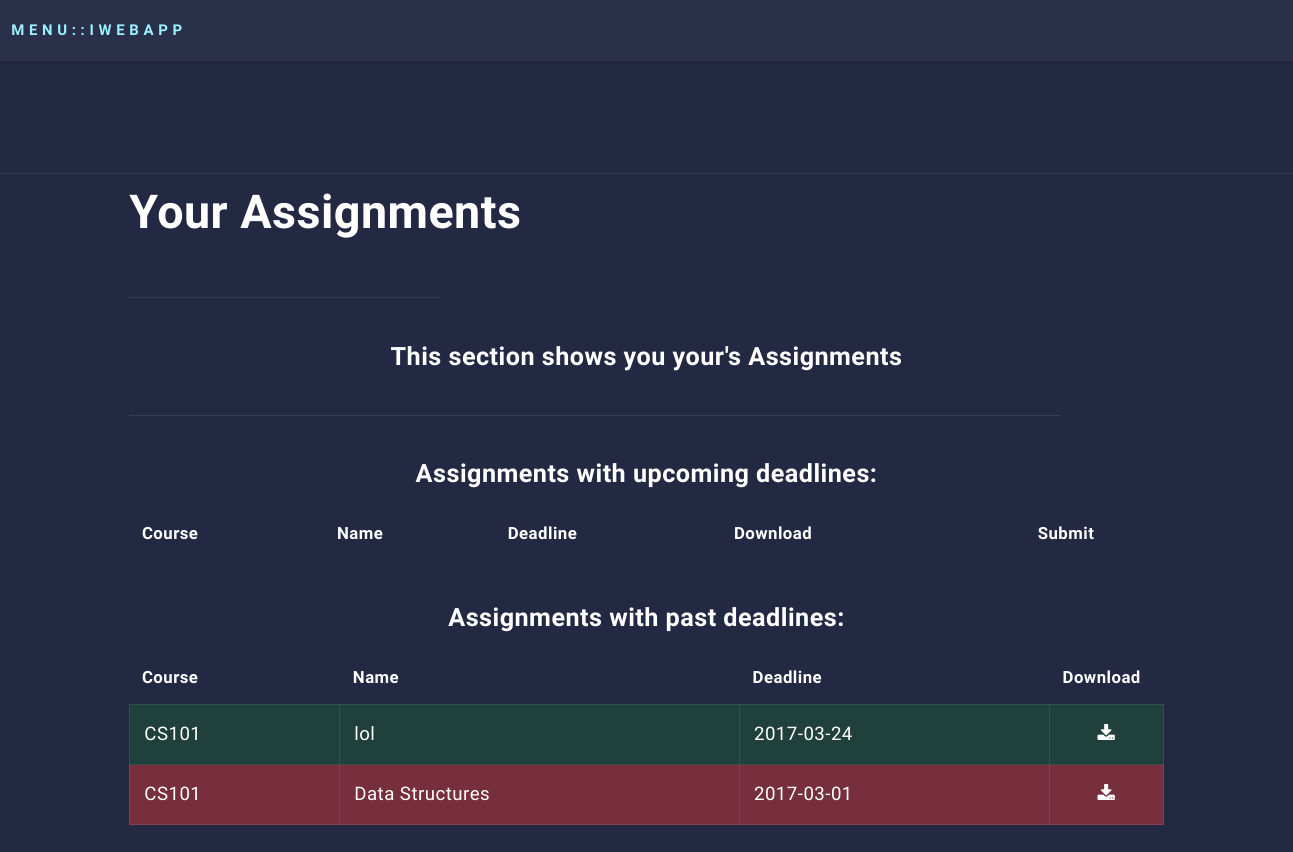
Before: /render/assignments.php (signed in) with the older database file.
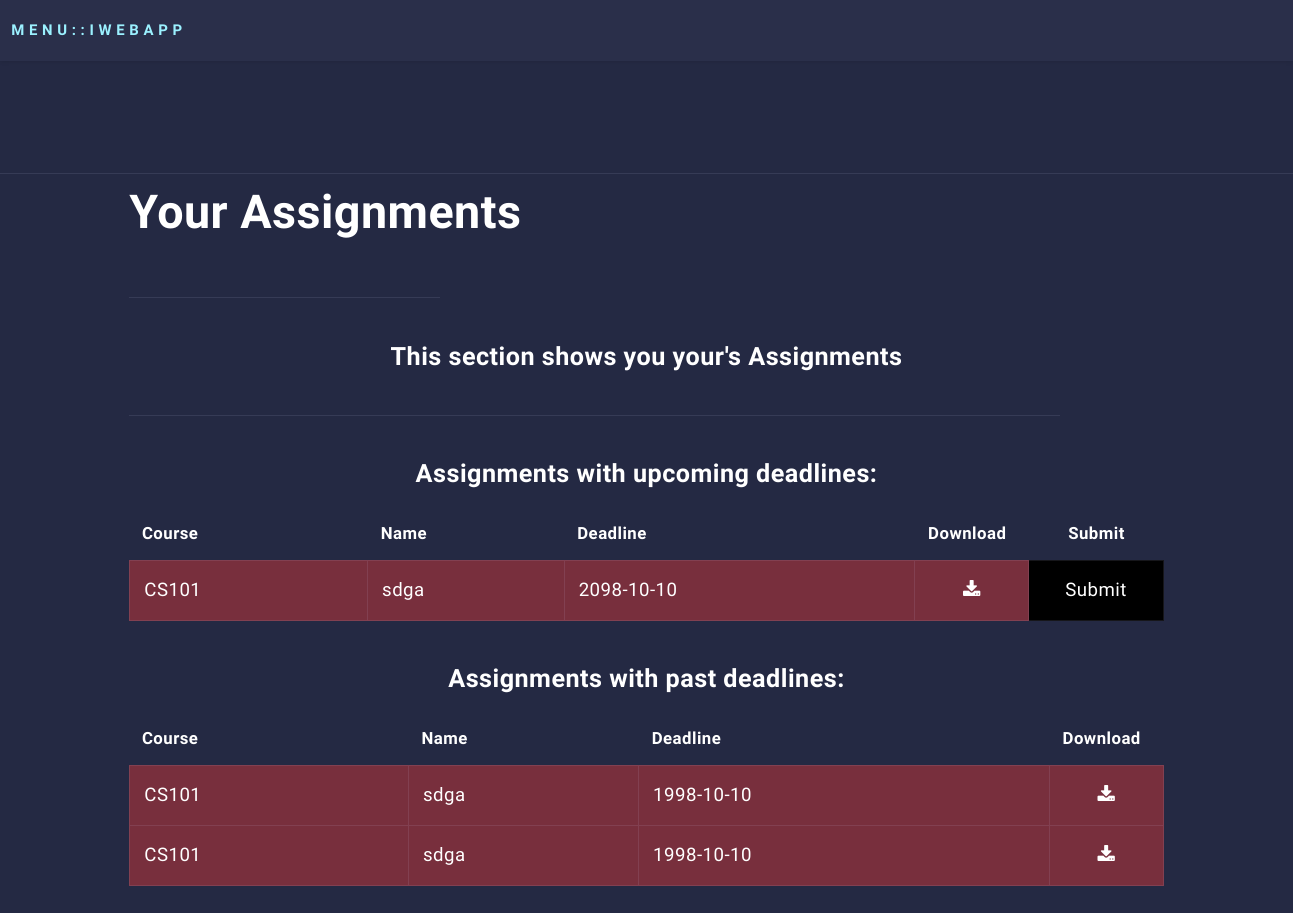
After: the same page with the newer database file.
### tables this page shows
CREATE TABLE `assign` (
  `aID` int(11) NOT NULL,
  `aName` varchar(200) NOT NULL,
  `aScope` int(11) NOT NULL,
  `dir` varchar(2000) NOT NULL,
  `lastdate` date NOT NULL,
  `filename` varchar(2000) NOT NULL,
  `uploaded` date DEFAULT '2000-11-11'
);

CREATE TABLE `courses` (
  `cCode` varchar(5) NOT NULL,
  `cID` int(11) NOT NULL,
  `cName` varchar(200) NOT NULL,
  `Description` varchar(2000) NOT NULL,
  `year` int(11) NOT NULL,
  `branch` int(11) NOT NULL COMMENT '1=cs,2=ee,3=me,4=ce,5=cb',
  `rating` float NOT NULL,
  `img` varchar(200) DEFAULT 'pic01.jpg' COMMENT 'file name after img/courses/',
  `ratedby` int(11) NOT NULL
);

### api/api.php (called while the page is built, shortened)
<?php
class subsAPI{
	public function whatCourse($cID){
		$res=array();
		$sql = "SELECT `cCode`,`branch`,`rating`,`cName`,`img` FROM `courses`  WHERE `cID`= '".$cID."' LIMIT 1";
        	$result = mysqli_query(mysqli_connect(SERVER_ADDRESS,USER_NAME,PASSWORD,DATABASE), $sql);
        	if($result){
        		$res[]=1;
				while ($row = mysqli_fetch_array($result, MYSQL_ASSOC)) {
					$res[]=$row;
            	}
			}else{$res[]=-1;}
			return $res;
	}
}
class assignAPI{
	public function checkstat($aID){
			$sql = "SELECT COUNT(*) FROM `submission`  WHERE (`aID`= ".$aID." AND `uID` = ".$_SESSION['uID'].")";
        	$result = mysqli_query(mysqli_connect(SERVER_ADDRESS,USER_NAME,PASSWORD,DATABASE), $sql);
        	if($result){
				while ($row = mysqli_fetch_array($result, MYSQL_ASSOC)) {
            			if($row['COUNT(*)']>0){
            				return 1;
            			}		else{
            				return 0;
            			}
            		}
			}else {
				return 0;
			}
	}
}
?>

### render/assignments.php (the view, shortened to what the changed rows need)
<?php
require_once('api/api.php');
$subs=new subsAPI;
?>
<html>
	<head>
		<link rel="stylesheet" href="https://cdnjs.cloudflare.com/ajax/libs/font-awesome/4.7.0/css/font-awesome.min.css">
		<link rel="stylesheet" type="text/css" href="assets/css/normalize.css" />
		<link rel="stylesheet" type="text/css" href="assets/css/demo.css" />
		<link rel="stylesheet" type="text/css" href="assets/css/component.css" />
		<link rel="stylesheet" type="text/css" href="assets/modal/css/default.css" />
		<link rel="stylesheet" type="text/css" href="assets/modal/css/component.css" />
		<link rel="stylesheet" href="assets/timetable/css/main.css" />
	</head>
	<body>
	<div id="perspective" class="perspective effect-airbnb">
			<div class="container">
<section id="one" style="margin-left:10%;margin-right:10%;">
<section id="s_part">
									<header class="major">
										<h1>Your Assignments</h1><hr style="width: 30%">
									</header><hr style="width: 90%">
													<div class="table-wrapper">
														<table class="alt">
															<thead>
																<tr>
																	<th>Course</th>
																	<th>Name</th>
																	<th>Deadline</th>
																	<th>Download</th>
																	<th style="text-align: center;">  Submit</th>
																</tr>
															</thead>
															<tbody>
																<?php
																	$assign=new assignAPI;
																	$print="";
																	$sql="SELECT `aID`,`aName`,`aScope`,`dir`,`lastdate`,`filename` FROM `assign` WHERE lastdate > DATE(NOW())";
																	$result = mysqli_query(mysqli_connect(SERVER_ADDRESS,USER_NAME,PASSWORD,DATABASE), $sql);
															        	if($result && mysqli_num_rows($result)>0){
															            	while ($row = mysqli_fetch_array($result, MYSQL_ASSOC)) {
															        		$cname_=$subs->whatCourse($row['aScope']);
															            		$color=($assign->checkstat($row['aID'])==1)?"style='background-color: rgba(0, 228, 0, 0.12);'":"style='background-color:rgba(218, 56, 56, 0.46);'";
															            		$print.="<tr $color >";
															            		$print.="<td>".$cname_[1]['cCode']."</td>";
															            		$print.="<td>".$row['aName']."</td>";
															            		$print.="<td>".$row['lastdate']."</td>";
															            		$print.='<td style="width: 11% ; text-align: center ;"> <a href ='.$row['filename'].' target="_blank" ><i class="fa fa-download" aria-hidden="true" style="text-align: center ;">  </i>  </a>   </td>';
															        			$print.='
																  <td onclick ="subm('.$row['dir'].','.$row['aID'].')"  style="cursor:pointer;width:13% ; text-align: center;background-color: #000000 ; ">
															        <a  >Submit</a>   </td>	';
															            	}
															            	echo $print;
																		}else{
																		}
																?>
															</tbody>
														</table>
													</div>
													<div class="table-wrapper">
														<table class="alt">
															<thead>
																<tr>
																	<th>Course</th>
																	<th>Name</th>
																	<th>Deadline</th>
																	<th>Download</th>
																</tr>
															</thead>
															<tbody>
																<?php
																	$print="";
																	$sql="SELECT `aID`,`aName`,`aScope`,`dir`,`lastdate`,`filename` FROM `assign` WHERE lastdate < DATE(NOW())";
																	$result = mysqli_query(mysqli_connect(SERVER_ADDRESS,USER_NAME,PASSWORD,DATABASE), $sql);
															        	if($result && mysqli_num_rows($result)>0){
															            	while ($row = mysqli_fetch_array($result, MYSQL_ASSOC)) {
															        		$cname_=$subs->whatCourse($row['aScope']);
															            		$color=($assign->checkstat($row['aID'])==1)?"style='background-color: rgba(0, 228, 0, 0.12);'":"style='background-color: rgba(218, 56, 56, 0.46);'";
															            		$print.="<tr $color >";
															            		$print.="<td>".$cname_[1]['cCode']."</td>";
															            		$print.="<td>".$row['aName']."</td>";
															            		$print.="<td>".$row['lastdate']."</td>";
															            		$print.='<td style="width: 11% ; text-align: center ;"> <a href ='.$row['filename'].' target="_blank" ><i class="fa fa-download" aria-hidden="true" style="text-align: center ;">  </i></a></td>';
															            	}
															            	echo $print;
																		}else{
																		}
																?>
															</tbody>
														</table>
													</div>
											</div>
										</div>
	</body>
</html>

Changed rows visible on the page:
removed assign: courses.cCode "CS101", aName "lol", lastdate "2017-03-24", shown under "Assignments with past deadlines:"
removed assign: courses.cCode "CS101", aName "Data Structures", lastdate "2017-03-01", shown under "Assignments with past deadlines:"
added assign: courses.cCode "CS101", aName "sdga", lastdate "2098-10-10", shown under "Assignments with upcoming deadlines:"
added assign: courses.cCode "CS101", aName "sdga", lastdate "1998-10-10", shown under "Assignments with past deadlines:"
added assign: courses.cCode "CS101", aName "sdga", lastdate "1998-10-10", shown under "Assignments with past deadlines:"
